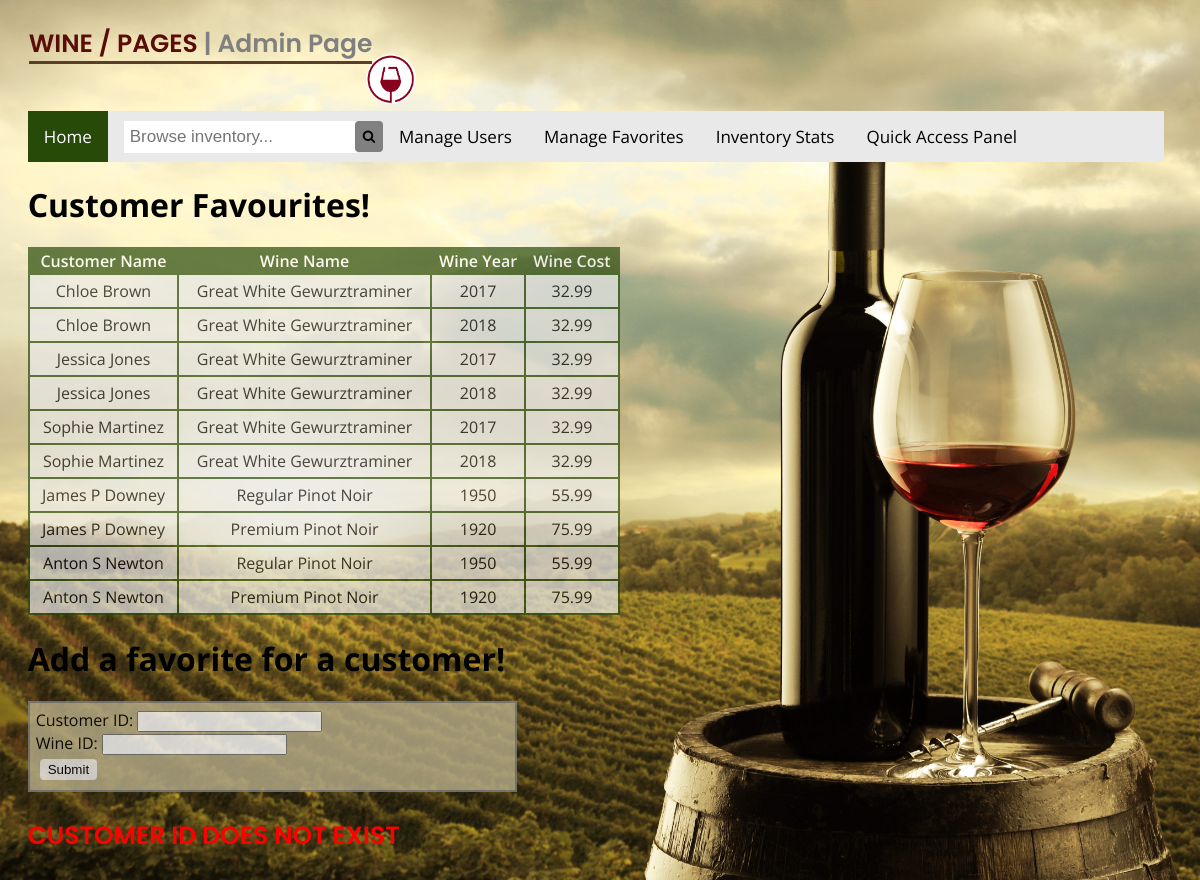
Page /winePagesUI/add_favorite.php on the committed database.
### tables this page shows
CREATE TABLE FAVORITE
(
    FavoriteID INT NOT NULL AUTO_INCREMENT,
    CustomerID INT NOT NULL REFERENCES CUSTOMER(CustomerID) ON DELETE CASCADE,
    WineID     INT NOT NULL REFERENCES Wine(WineID)         ON DELETE CASCADE,
    DateAdded  INT NOT NULL,
    PRIMARY KEY (FavoriteID)
);

CREATE TABLE CUSTOMER
(
    CustomerID      INT          NOT NULL AUTO_INCREMENT,
    CustomerName    VARCHAR(255) NOT NULL,
    CustomerAddress VARCHAR(255) NOT NULL,
    CustomerAge     INT          NOT NULL,
    PRIMARY KEY (CustomerID)
);

CREATE TABLE WINE
(
    WineID   INT          NOT NULL,
    WineryID INT          NOT NULL REFERENCES WINERY(WineryID) ON DELETE RESTRICT,
    WineName VARCHAR(255) NOT NULL,
    WineYear INT          NOT NULL,
    WineCost DECIMAL(5,2) NOT NULL,
    WineABV  DECIMAL(5,2) NOT NULL,
    PRIMARY KEY (WineID)
);

### winePagesUI/add_favorite.php (the view, shortened to what this page needs)
<?php
$conn = OpenCon();
$sql = "SELECT * FROM favorite, wine, customer WHERE favorite.WineID = wine.WineID AND customer.CustomerID = favorite.CustomerID;";
$result = mysqli_query($conn, $sql);
?>
<!DOCTYPE html>
<html>
<head>
    <link rel="stylesheet" href="https://cdnjs.cloudflare.com/ajax/libs/font-awesome/4.7.0/css/font-awesome.min.css">
    <link rel="stylesheet" type="text/css" href="winePagesUI.css">
</head>
<body>
<div class="header">
    <p><span>Wine / Pages <span>| Admin Page</span><span><img src="logo.png"></p>
</div>
<div class="topnav">
    <a class="active" href="index.php">Home</a>
    <form class="searchbox" id="searchbox" action="searchbox_results.php" method="post">
        <input name="search_keyword" type="text" placeholder="Browse inventory...">
        <button type="submit"><i class="fa fa-search"></i></button>
    </form>
    <a href="uiRegistration.php">Manage Users</a>
    <a href="uiFavourite.php">Manage Favorites</a>
    <a href="uiInventory.php">Inventory Stats</a>
    <a href="uiQuickAccess.php">Quick Access Panel</a>
</div>
<h1 class="FormTitle">Customer Favourites!</h1>
<table class="searchboxtable" align="center">
    <tr>
        <th>Customer Name</th>
        <th>Wine Name</th>
        <th>Wine Year</th>
        <th>Wine Cost</th>
    </tr>
    <?php
    while($rows=mysqli_fetch_assoc($result))
    {
        ?>
        <tr>
            <td><?php echo $rows['CustomerName']; ?></td>
            <td><?php echo $rows['WineName']; ?></td>
            <td><?php echo $rows['WineYear']; ?></td>
            <td><?php echo $rows['WineCost']; ?></td>
        </tr>
        <?php
    }
    ?>
</table>
<h1>Add a favorite for a customer!</h1>
<form class="Search2" id="Favorite" action="add_favorite.php" method="post">
    <div>
        <label for="CustomerID">Customer ID:</label>
        <input type="number" name="CustId" required>
    </div>
    <div>
        <label for="WineID">Wine ID:</label>
        <input type="number" name="WineName" required>
    </div>
    <button>Submit</button>
</form>
</body>
</html>
<?php
$connection = OpenCon();
$customerId = $_POST['CustId'];
$customerExistsSQL = "SELECT * FROM customer WHERE CustomerID=?;";
$customerExists = checkIfExists($connection, "customer", $customerId, $customerExistsSQL);
if (!$customerExists) {
    echo '<p style="color: red;">
      Customer ID does not exist
      </p>';
    return;
}
function checkIfExists($conn, $tableName, $data, $sqlToExecute) {
    $sql = $sqlToExecute;
    $stmt = mysqli_stmt_init($conn);
    if (!mysqli_stmt_prepare($stmt, $sql)) {
        echo "SQL statement failed";
    } else {
        mysqli_stmt_bind_param($stmt, "s", $data);
        mysqli_stmt_execute($stmt);
        $result = mysqli_stmt_get_result($stmt);
        if (mysqli_num_rows($result) <= 0) {
            return false;
        } else {
            return true;
        }
    }
}
?>

### winePagesUI/winePagesUI.css (style rules this page uses)
img { width: 30%; float: left; margin: 1.66%; }
p { font-family: Poppins; margin-left: 1.66%; font-size: 25px; font-weight: 600; color: #590d08; text-transform: uppercase; }
.header { width: 45%; border: none; margin-left: 1.00%; }
.header p { position: relative; width: 74%; }
.header span { border-bottom: 3px solid #593f2a; }
.header p img { float: right; height: 50px; width: 50px; border-bottom: none; margin-top: -9px; border-radius: 50%; }
.header p span span { text-transform: none; color: gray; }
h1 { font-family: 'Open Sans', sans-serif; margin-left: 1.66%; }
.FormTitle { width: 70%; text-align: left; }
form { font-family: 'Open Sans', sans-serif; margin-left: 1.66%; width: 40%; }
.Search2 { background-color: #b8ae8a; padding: 6px; border: 2px solid grey; opacity: 0.8; }
.Search2 button { border-width: 2px; border-color: transparent; border-radius: 4px; margin: 4px; }
body { background-image: url('uiBackground.jpg'); background-color: #736e58; background-size: cover; }
.topnav { font-family: 'Open Sans', sans-serif; overflow: hidden; background-color: #e9e9e9; width: 96%; margin-left: 1.66%; margin-top: -10px; }
.topnav a { float: left; display: block; color: black; text-align: center; padding: 14px 16px; text-decoration: none; font-size: 17px; }
.topnav a.active { background-color: #274a09; color: white; }
.topnav input[type=text] { float: left; padding: 6px; margin-top: 10px; margin-right: 16px; margin-left: 16px; border: none; font-size: 17px; }
.searchbox button { float: left; margin-top: 10px; margin-left: -18px; background:none; border:0; padding: 8px; background: gray; border-radius: 4px; }
table { font-family: 'Open Sans', sans-serif; margin-left: 1.66%; border-collapse: collpase; width: 50%; background-color: #e9e9e9; opacity: 0.7; }
table, th, td { border: 2px solid #274a09; border-collapse: collapse; }
td { line-height: 30px; text-align: center; }
th { font-weight: 600; color: white; background-color: #274a09; }

### rows in the picture
favorite: CustomerID.CustomerName "Chloe Brown", WineID.WineName "Great White Gewurztraminer", WineID.WineYear "2017", WineID.WineCost "32.99"
favorite: CustomerID.CustomerName "Chloe Brown", WineID.WineName "Great White Gewurztraminer", WineID.WineYear "2018", WineID.WineCost "32.99"
favorite: CustomerID.CustomerName "Jessica Jones", WineID.WineName "Great White Gewurztraminer", WineID.WineYear "2017", WineID.WineCost "32.99"
favorite: CustomerID.CustomerName "Jessica Jones", WineID.WineName "Great White Gewurztraminer", WineID.WineYear "2018", WineID.WineCost "32.99"
favorite: CustomerID.CustomerName "Sophie Martinez", WineID.WineName "Great White Gewurztraminer", WineID.WineYear "2017", WineID.WineCost "32.99"
favorite: CustomerID.CustomerName "Sophie Martinez", WineID.WineName "Great White Gewurztraminer", WineID.WineYear "2018", WineID.WineCost "32.99"
favorite: CustomerID.CustomerName "James P Downey", WineID.WineName "Regular Pinot Noir", WineID.WineYear "1950", WineID.WineCost "55.99"
favorite: CustomerID.CustomerName "James P Downey", WineID.WineName "Premium Pinot Noir", WineID.WineYear "1920", WineID.WineCost "75.99"
favorite: CustomerID.CustomerName "Anton S Newton", WineID.WineName "Regular Pinot Noir", WineID.WineYear "1950", WineID.WineCost "55.99"
favorite: CustomerID.CustomerName "Anton S Newton", WineID.WineName "Premium Pinot Noir", WineID.WineYear "1920", WineID.WineCost "75.99"
